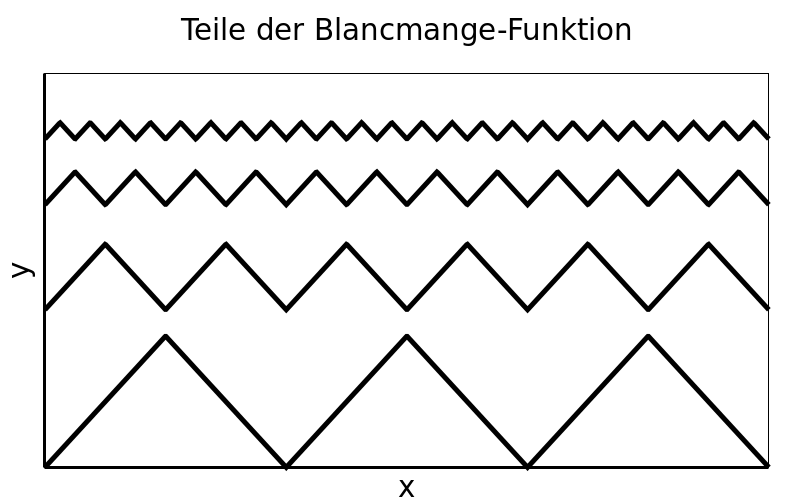

Write gnuplot code to recreate this figure.
load "template/function-plot.gnuplot"

set title "Teile der Blancmange-Funktion" font ",22"

set xrange [0:3]
set yrange [0:1.5]

unset xtics
unset ytics

blanc(x,n) = tri(2**n*x)/2**n
tri(x) = abs(x-floor(x+0.5))

plot \
  blanc(x,0) + 0.00 lc 0 lw 5 notitle, \
  blanc(x,1) + 0.60 lc 0 lw 5 notitle, \
  blanc(x,2) + 1.00 lc 0 lw 5 notitle, \
  blanc(x,3) + 1.25 lc 0 lw 5 notitle
